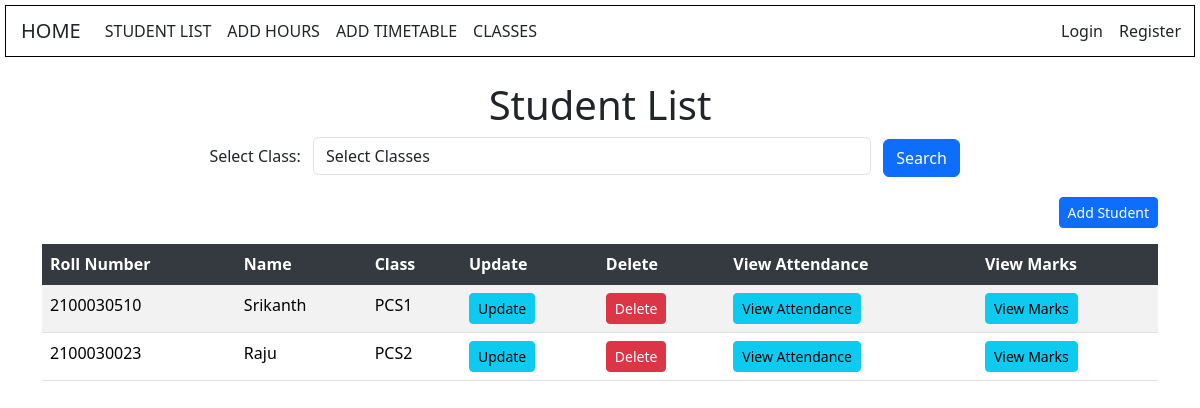
Page /students/student_list/ on the committed database.
### students/models.py (models this page shows, shortened)
class Student(models.Model):
    name = models.CharField(max_length=100)
    roll_number = models.CharField(max_length=10, unique=True)
    student_class = models.ForeignKey(Class, on_delete=models.CASCADE)
    email = models.EmailField()
    phone = models.CharField(max_length=10)

class Class(models.Model):
    name = models.CharField(max_length=100)
    def __str__(self):
        return self.name

### students/views.py (the view)
# urls.py: path('student_list/', views.student_list, name='student_list'),
def student_list(request):
    classes = Class.objects.all()
    if request.method == 'POST':
        class_id = request.POST.get('class_id')
        if class_id == 'all':
            students = Student.objects.all()
        else:
            students = Student.objects.filter(student_class_id=class_id)
    else:
        students = Student.objects.all()
    return render(request, 'students/student_list.html', {'students': students, 'classes': classes})

### students/templates/students/student_list.html (shortened to what this page needs)
<!DOCTYPE html>
<html lang="en">
<head>
    <link href="https://cdn.jsdelivr.net/npm/bootstrap@5.3.2/dist/css/bootstrap.min.css" rel="stylesheet">
</head>
<body>
    {% include 'students/navbar.html' %}
    <div class="container mt-4">
        <h1 class="text-center">Student List</h1>
        <form method="post">
            <div class="mb-3">
                <label for="class_id" class="form-label me-2">Select Class:</label>
                <select class="form-control me-2" id="class_id" name="class_id">
                    <option value="all" >Select Classes</option>
                </select>
                <button type="submit" class="btn btn-primary">Search</button>
        </form>
        {% if students %}
            <div class="table-responsive">
                <a class="btn btn-primary btn-sm  mb-3 " id="btn1" href="{% url 'add_student' %}">Add Student</a>
                <table class="table table-striped">
                    <thead>
                        <tr>
                            <th>Roll Number</th>
                            <th>Name</th>
                            <th>Class</th>
                            <th>Update</th>
                            <th>Delete</th>
                            <th>View Attendance</th>
                            <th>View Marks</th>
                        </tr>
                    </thead>
                    <tbody>
                        {% for student in students %}
                        <tr>
                            <td>{{ student.roll_number }}</td>
                            <td>{{ student.name }}</td>
                            <td>{{ student.student_class }}</td>
                            <td><a class="btn btn-sm btn-info" href="{% url 'edit_student' student.pk %}">Update</a></td>
                            <td><a class="btn btn-sm btn-danger" href="{% url 'confirm_delete' student.pk %}">Delete</a></td>
                            <td><a class="btn btn-sm btn-info" href="{% url 'attendance_view' student.id %}">View Attendance</a></td>
                            <td><a class="btn btn-sm btn-info" href="{% url 'marks_view' student.id %}">View Marks</a></td>
                        </tr>
                        {% empty %}
                        <tr>
                            <td colspan="4">No students found.</td>
                        </tr>
                        {% endfor %}
                    </tbody>
                </table>
            </div>
        {% else %}
            <p class="text-center mt-3">No students available.</p>
        {% endif %}
    </div>
</body>
</html>

### students/templates/students/student_list.html (style rules this page uses)
body { background-color: #f8f9fa; font-family: Arial, sans-serif; }
.table thead th { background-color: #343a40; color: white; border-color: #343a40; }
.btn-primary, .btn-info, .btn-danger { color: #fff; }
.btn-primary { background-color: #007bff; border-color: #007bff; }
.btn-info { background-color: #17a2b8; border-color: #17a2b8; }
.btn-danger { background-color: #dc3545; border-color: #dc3545; }
.btn-sm { padding: 0.25rem 0.5rem; font-size: 0.875rem; }
.text-center { text-align: center; }
#class_id { width:50%; display: inline-block; }
.table-responsive { margin-top:20px; }
[for="class_id"] { margin-left:15%; }
#btn1 { float: right; }

### students/templates/students/navbar.html (style rules this page uses)
body { background:url('https://img.freepik.com/free-vector/beautiful-decorative-soft-colorful-watercolor-texture-background_1055-14290.jpg') no-repeat center center fixed; background-size: cover; }

### rows in the picture
Student: roll_number "2100030510", name "Srikanth", student_class "PCS1"
Student: roll_number "2100030023", name "Raju", student_class "PCS2"
